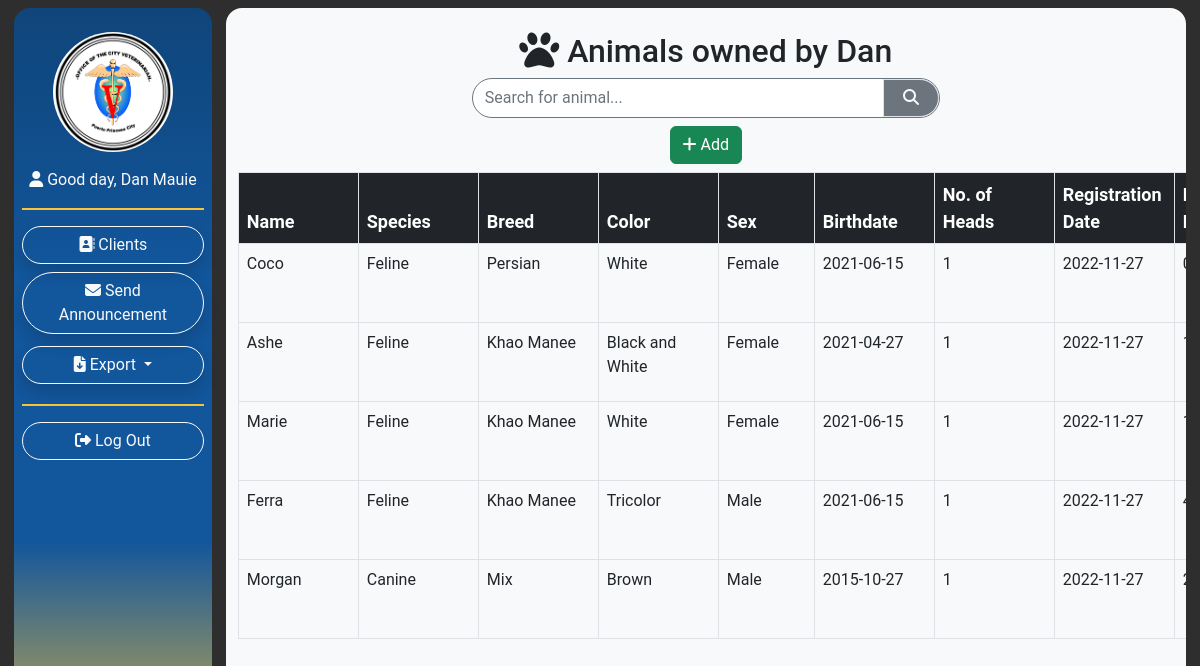
Screenshot of /View-Animals-Owned.php?clientID=12&clientname=Dan (signed in) with the database file from the repository.
### tables this page shows
CREATE TABLE `animals` (
  `animalID` int(11) NOT NULL AUTO_INCREMENT,
  `name` varchar(50) DEFAULT NULL,
  `classificationID` int(11) NOT NULL,
  `color` varchar(20) NOT NULL,
  `sex` varchar(6) NOT NULL,
  `birthdate` date DEFAULT NULL,
  `noHeads` int(11) DEFAULT NULL,
  `regDate` date DEFAULT NULL,
  `regNumber` varchar(50) DEFAULT NULL,
  `clientID` int(11) NOT NULL,
  `insertDate` date NOT NULL DEFAULT current_timestamp(),
  PRIMARY KEY (`animalID`),
  KEY `fk_clients_anims_CLIENTS_idx` (`clientID`),
  KEY `fk_Animals_classification1_idx` (`classificationID`),
  CONSTRAINT `fk_Animals_classification1` FOREIGN KEY (`classificationID`) REFERENCES `classifications` (`classificationID`),
  CONSTRAINT `fk_clients_anims_CLIENTS` FOREIGN KEY (`clientID`) REFERENCES `clients` (`clientID`)
);

CREATE TABLE `classifications` (
  `classificationID` int(11) NOT NULL AUTO_INCREMENT,
  `breed` varchar(45) DEFAULT NULL,
  `species` varchar(45) NOT NULL,
  PRIMARY KEY (`classificationID`)
);

### View-Animals-Owned.php (the view, shortened to what this page needs)
<?php require('./functions/config/db.php'); ?>
<?php include('./functions/checksession-personel.php'); ?>
<?php
    if(isset($_GET['clientID']) && isset($_GET['clientname'])){
        $clientID = mysqli_real_escape_string($conn,$_GET['clientID']);
        $clientname = mysqli_real_escape_string($conn,$_GET['clientname']);
        $query="
            SELECT
                animals.name as 'name',
                classifications.species  as 'species',
                classifications.breed  as 'breed',
                animals.color as 'color',
                animals.sex as 'sex',
                animals.birthdate as 'birthdate',
                animals.noHeads as 'noHeads',
                animals.regDate as 'regDate',
                animals.regNumber as 'regNumber',
                animals.animalID as 'animalID',
                animals.clientID as 'clientID'
            FROM
                clients,
                animals,
                classifications
            WHERE
                clients.clientID = ?
                AND
                animals.clientID  = ?
                AND
                animals.classificationID = classifications.classificationID
            ";
        $stmt = mysqli_stmt_init($conn);
        if(!mysqli_stmt_prepare($stmt, $query)){
            $alertmessage = urlencode("SQL error!");
            header('Location: View-Client-List.php?alertmessage='.$alertmessage);
            exit();
        }
        else{
            mysqli_stmt_bind_param($stmt, "ii", $clientID, $clientID);
            mysqli_stmt_execute($stmt);
            $result = mysqli_stmt_get_result($stmt);
        }
    }
?>
<!DOCTYPE html>
<html lang="en">
<head>
    <?php require('./inc/links.php'); ?>
</head>
<body>
    <div class="container-fluid m-0 p-0">
        <div class="wrapper d-flex m-2">
            <?php require('./inc/sidenav.php'); ?>
            <div class="content container bg-light rounded-4 min-vh-100 px-0" style="max-width: 80vw;">
                <div class="containter-fluid d-flex justify-content-center align-items-center">
                    <div class="container pt-4 px-0">
                        <div class="container text-start px-0">
                            <div class="container-fluid text-center">
                                <h2><i class="fa-solid fa-paw fa-lg"></i>  Animals owned by <?php echo $clientname; ?></h2>
                            </div>
                            <div class="container-fluid d-flex justify-content-center text-center my-2">
                                <form class="w-50 d-flex justify-content-center" method="POST" action="<?php echo $_SERVER['PHP_SELF']; ?>">
                                    <div class="w-100 d-flex justify-content-center bg-white border border-secondary rounded-pill">
                                        <input class="form-control search bg-transparent" style="border:0;" type="search" name="string" id="string" placeholder="Search for animal...">
                                        <button class="btn btn-secondary text-light searchbtn border" type="submit" name="search-animal" id="search-animal"><i class="fa-sharp fa-solid fa-magnifying-glass"></i></button>
                                    </div>
                                </form>
                            </div>
                            <div class="container-fluid text-center mb-2">
                                <button type="button" class="btn btn-success" data-bs-toggle="modal" data-bs-target="#AddAnimal" data-bs-whatever="@mdo"><i class="fa-solid fa-plus"></i> Add</button>
                            </div>
                            <div class="container-fluid d-flex justify-content-start align-items-start text-start overflow-scroll">
                                <table class="table table-condensed table-bordered table-hover table-responsive text-start">
                                    <thead>
                                        <th class="medcell text-bg-dark">Name</th>
                                        <th class="medcell text-bg-dark">Species</th>
                                        <th class="medcell text-bg-dark">Breed</th>
                                        <th class="medcell text-bg-dark">Color</th>
                                        <th class="smallcell text-bg-dark">Sex</th>
                                        <th class="medcell text-bg-dark">Birthdate</th>
                                        <th class="medcell text-bg-dark">No. of Heads</th>
                                        <th class="medcell text-bg-dark">Registration Date</th>
                                        <th class="medcell text-bg-dark">Registration Number</th>
                                    </thead>
                                    <tbody>
                                        <?php foreach ($result as $data): ?>
                                        <tr>
                                            <td class="medcell"><?php echo $data['name']; ?></td>
                                            <td class="medcell"><?php echo $data['species']; ?></td>
                                            <td class="medcell"><?php echo $data['breed']; ?></td>
                                            <td class="medcell"><?php echo $data['color']; ?></td>
                                            <td class="smallcell"><?php echo $data['sex']; ?></td>
                                            <td class="medcell"><?php echo $data['birthdate']; ?></td>
                                            <td class="medcell"><?php echo $data['noHeads']; ?></td>
                                            <td class="medcell"><?php echo $dateofregistration = $data['regDate']; ?></td>
                                            <td class="medcell"><?php echo $data['regNumber']; ?></td>
                                        </tr>
                                        <?php
                                        endforeach;
                                        ?>
                                    </tbody>
                                </table>
                            </div>
                        </div>
                    </div>
                </div>
            </div>
        </div>
    </div>
</body>
</html>

### inc/links.php (shortened to what this page needs)
<link href="https://cdn.jsdelivr.net/npm/bootstrap@5.2.1/dist/css/bootstrap.min.css" rel="stylesheet">
<link rel="stylesheet" href="inc\style\style.css">

### inc/sidenav.php (shortened to what this page needs)
<div class="sidenav container-fluid text-center rounded-4 col-2 pt-4 px-0 me-2">
    <div class="container text-center px-2 ">
        <img class="sidebar-logo img-fluid" src="inc\style\assets\images\PPCVIO-Logo-wht.png" alt="" >
    </div>
    <div class="container list-group text-center px-2 ">
        <a href="View-User-Account.php" class="btn btn-outline-light border-0 rounded-pill p-0 mt-3" style="text-decoration: none;"><i class="fa-solid fa-user"></i> Good day, <?php echo $_SESSION['fName']?></a>
        <hr class="horizontal-rule p-0 mb-3">
        <a href="View-Client-List.php" class="btn btn-outline-light mb-2 rounded-pill shadow"><i class="fa-solid fa-address-book"></i> Clients</a>
        <a href="Send-Email.php" class="btn btn-outline-light  mb-2 rounded-pill shadow"><i class="fa-solid fa-envelope"></i> Send Announcement</a>
        <div class="dropdown">
            <button class="btn btn-outline-light my-1 w-100 dropdown-toggle rounded-pill shadow text-wrap" type="button" data-bs-toggle="dropdown" aria-expanded="false">
                <i class="fa-solid fa-file-arrow-down"></i> Export
            </button>
        </div>
        <hr class="horizontal-rule p-0 my-3">
        <a href="functions/logout.php" class="btn btn-outline-light rounded-pill"><i class="fa-solid fa-right-from-bracket"></i> Log Out</a>
    </div>
</div>

### inc/style/style.css (style rules this page uses)
* { box-sizing: border-box; padding: 0; margin: 0; font-family: 'Roboto', sans-serif; font-weight: 400; font-size: medium; }
body { background-color: #2E2E2E; padding: 0; }
.sidebar-logo { width: 10vw; height: auto; border-radius: 100%; }
.sidenav { background-image: linear-gradient(to bottom, #0f457a, #12569C, #12569C, #fac236); }
.horizontal-rule { border-top: 2px solid #fac236; opacity: 100%; }
th { font-size: large; font-weight:600; }
th,td { overflow-wrap: break-word; }
.smallcell { min-width: 8vw; max-width: 8vw; }
.medcell { min-width: 10vw; max-width: 10vw; }
.search { border-radius: 15px 0 0 15px; }
.searchbtn { border-radius: 0 20px 20px 0; width: 5vw; }

### rows the page displays
animals: name "Coco", classificationID.species "Feline", classificationID.breed "Persian", color "White", sex "Female", birthdate "2021-06-15", noHeads "1", regDate "2022-11-27"
animals: name "Ashe", classificationID.species "Feline", classificationID.breed "Khao Manee", color "Black and White", sex "Female", birthdate "2021-04-27", noHeads "1", regDate "2022-11-27"
animals: name "Marie", classificationID.species "Feline", classificationID.breed "Khao Manee", color "White", sex "Female", birthdate "2021-06-15", noHeads "1", regDate "2022-11-27"
animals: name "Ferra", classificationID.species "Feline", classificationID.breed "Khao Manee", color "Tricolor", sex "Male", birthdate "2021-06-15", noHeads "1", regDate "2022-11-27"
animals: name "Morgan", classificationID.species "Canine", classificationID.breed "Mix", color "Brown", sex "Male", birthdate "2015-10-27", noHeads "1", regDate "2022-11-27"

### other values shown
$_SESSION['fName'] "Dan Mauie"
$clientname "Dan"
